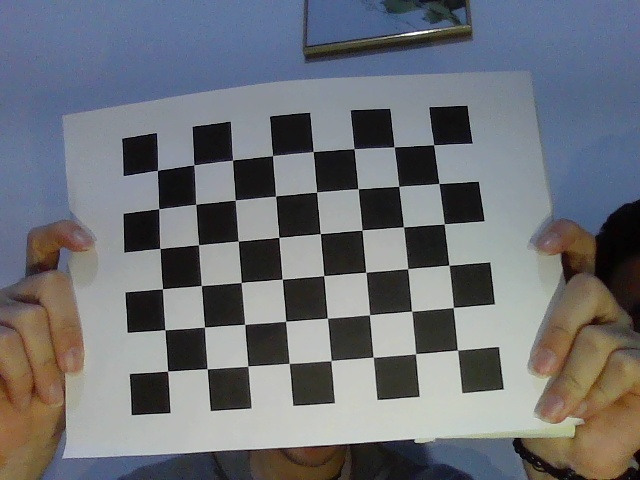
#> input picture cam_calibration/captured_images/image_01.jpg, 640 x 480 px; its folder holds only this picture in this run
$ python camera_calibrator.py
#> lines starting #> are read from the running program, lines starting #| are printed output that depends on the picture; after the words box and inside, x2 and y2 are one past the last pixel; in counts of white or black regions, pixels touching at a corner belong together; long printed decimals are rounded
import cv2
import numpy as np
import glob
import pickle
import os

# Chessboard size (inner corners: 8x6 for a 9x7 grid of squares)
CHECKERBOARD = (8, 6)  # 8 columns, 6 rows of inner corners
SQUARE_SIZE = 0.025  # Size of each square in meters (25mm = 0.025m)

# Prepare object points (3D points of chessboard corners in real world)
objp = np.zeros((CHECKERBOARD[0] * CHECKERBOARD[1], 3), np.float32)
objp[:, :2] = np.mgrid[0:CHECKERBOARD[0], 0:CHECKERBOARD[1]].T.reshape(-1, 2)
objp *= SQUARE_SIZE  # Scale by square size

# Arrays to store object points and image points
objpoints = []  # 3D points in real world
imgpoints = []  # 2D points in image plane

# Load images from captured_images folder
images = glob.glob('captured_images/image_*.jpg')  # Matches image_01.jpg to image_19.jpg
print(f"Found {len(images)} images: {images}")  # Debug: Verify images are loaded

# Create a folder to save images with detected corners
if not os.path.exists('corners_detected'):
    os.makedirs('corners_detected')

# Criteria for corner detection
criteria = (cv2.TERM_CRITERIA_EPS + cv2.TERM_CRITERIA_MAX_ITER, 30, 0.001)

# Variable to store image dimensions
img_shape = None

for idx, fname in enumerate(images):
    img = cv2.imread(fname)
#> img is the input picture: shape (480, 640, 3); mean B, G, R 118.3, 112.7, 109.8
    if img is None:
        print(f"Failed to load image: {fname}")
        continue

    gray = cv2.cvtColor(img, cv2.COLOR_BGR2GRAY)
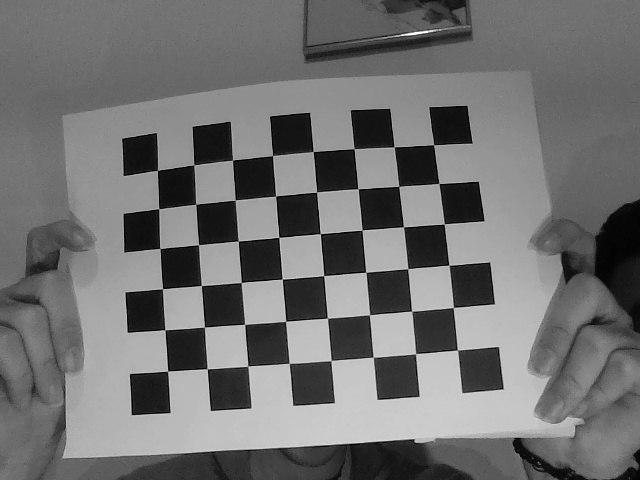
#> gray: shape (480, 640); min 0, max 255, mean 112.5

    # Preprocess image to improve corner detection
    gray = cv2.equalizeHist(gray)  # Enhance contrast
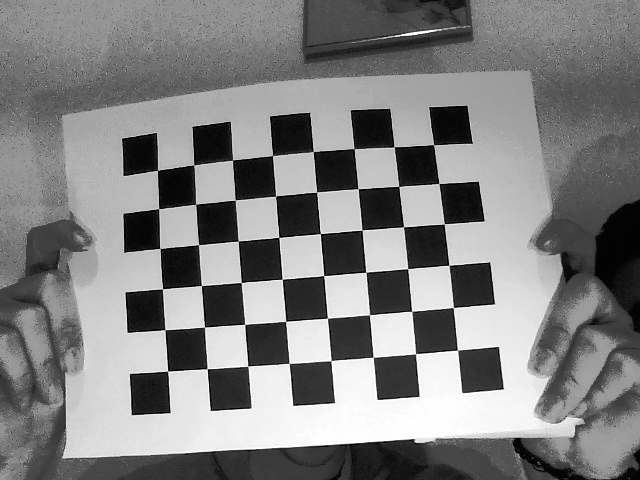
#> gray: shape (480, 640); min 0, max 255, mean 128.5

    # Store image dimensions
    if img_shape is None:
        img_shape = gray.shape[::-1]  # (width, height)
#> img_shape = (640, 480)

    # Find chessboard corners with additional flags
    flags = cv2.CALIB_CB_ADAPTIVE_THRESH + cv2.CALIB_CB_NORMALIZE_IMAGE + cv2.CALIB_CB_FAST_CHECK
    ret, corners = cv2.findChessboardCorners(gray, CHECKERBOARD, flags=flags)
#> ret = True; corners = 48 rows, first 8: [157.5, 170.6], [193.7, 164.7], [232.5, 160.2], [272.5, 155.5], [313.3, 151.6], [354.1, 148.6], [394.1, 146.8], [433.5, 144.7]

    if ret:
        print(f"Corners detected in {fname}")
        objpoints.append(objp)
        # Refine corner positions
        corners2 = cv2.cornerSubPix(gray, corners, (11, 11), (-1, -1), criteria)
#> corners2 = 48 rows, first 8: [157.5, 170.3], [193.7, 164.8], [232.5, 160.1], [272.6, 155.6], [313.2, 151.6], [354.1, 148.6], [394.2, 146.9], [433.6, 144.7]
        imgpoints.append(corners2)

        # Draw and save corners for verification
        cv2.drawChessboardCorners(img, CHECKERBOARD, corners2, ret)
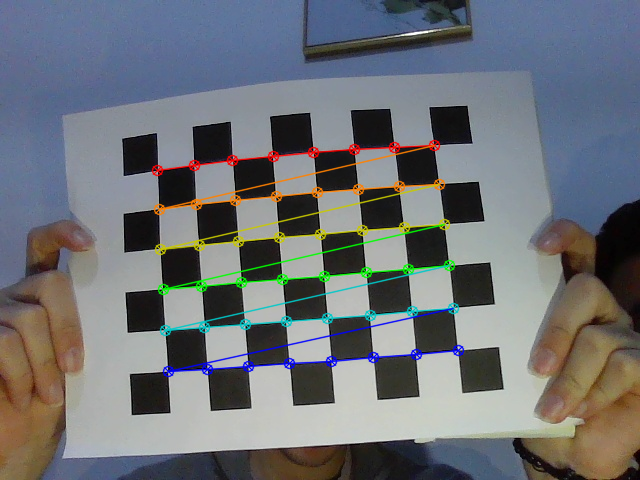
#> img: shape (480, 640, 3); 4.26% of pixels changed, all inside (x1, y1, x2, y2) = (151, 139, 465, 378)
        cv2.imwrite(f'corners_detected/corners_{idx:02d}.jpg', img)
    else:
        print(f"No corners detected in {fname}")

# Check if we have enough data for calibration
if not objpoints or not imgpoints:
    raise ValueError("No chessboard corners detected in any images. Check your images or chessboard pattern.")

# Calibrate camera using stored image dimensions
ret, mtx, dist, rvecs, tvecs = cv2.calibrateCamera(objpoints, imgpoints, img_shape, None, None)
#> ret = 0.371; mtx = [[1003.5, 0, 292.9], [0, 997.1, 204.8], [0, 0, 1]]; dist = [[-2.27, 40.43, 0.0801, 0.0228, -345.8]]; rvecs = ([-0.119, 0.0897, -0.085],); tvecs = ([-0.0869, -0.0233, 0.61],)

# Save calibration parameters
calibration_data = {
    'camera_matrix': mtx,
    'distortion_coefficients': dist
}
#> calibration_data = {'camera_matrix': [[1003.5, 0, 292.9], [0, 997.1, 204.8], [0, 0, 1]], 'distortion_coefficients': [[-2.27, 40.43, 0.0801, 0.0228, -345.8]]}
with open('calibration_data.pkl', 'wb') as f:
    pickle.dump(calibration_data, f)

# Print results
print("Camera Matrix (K):\n", mtx)
#| Camera Matrix (K):
#|  [[1.00345370e+03 0.00000000e+00 2.92927577e+02]
#|  [0.00000000e+00 9.97057572e+02 2.04762082e+02]
#|  [0.00000000e+00 0.00000000e+00 1.00000000e+00]]
print("Distortion Coefficients:\n", dist)
#| Distortion Coefficients:
#|  [[-2.27307913e+00  4.04278597e+01  8.01085354e-02  2.27620601e-02
#|   -3.45769473e+02]]

# Test undistortion on the last image
img = cv2.imread(images[-1])
h, w = img.shape[:2]
#> h = 480; w = 640
newcameramtx, roi = cv2.getOptimalNewCameraMatrix(mtx, dist, (w, h), 1, (w, h))
#> newcameramtx = [[1003.5, 0, 292.9], [0, 810.9, 211.4], [0, 0, 1]]; roi = (0, 45, 639, 390)
undistorted = cv2.undistort(img, mtx, dist, None, newcameramtx)
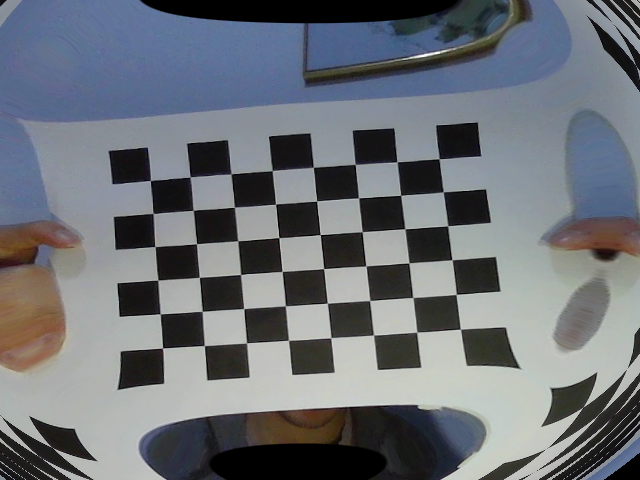
#> undistorted: shape (480, 640, 3); mean B, G, R 118.9, 112.9, 108.4
cv2.imwrite('undistorted_last.jpg', undistorted)

$ run again, on cam_calibration/captured_images/image_05.jpg
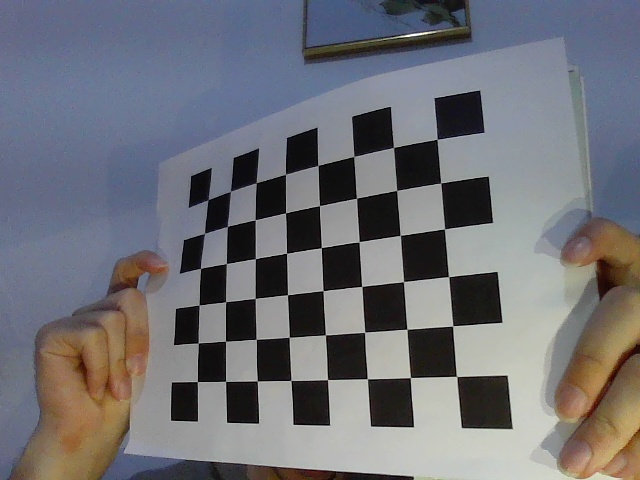
#> input picture cam_calibration/captured_images/image_05.jpg, 640 x 480 px
#> img is the input picture: shape (480, 640, 3); mean B, G, R 118.2, 112.1, 111.5
#> `gray = cv2.equalizeHist(gray)`:
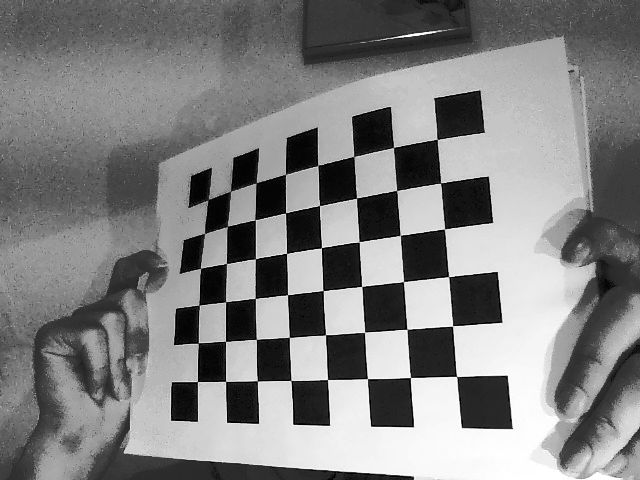
#> gray: shape (480, 640); min 0, max 255, mean 128.7
#> `ret, corners = cv2.findChessboardCorners(gray, CHECKERBOARD, flags=fla..`: ret = True; corners = 48 rows, first 8: [208.3, 199.4], [230.6, 191.1], [256.2, 183.1], [285.5, 174.5], [317.9, 165.1], [353.7, 156.6], [393.5, 147.5], [437.3, 139.5]
#> corners2 = 48 rows, first 8: [207.9, 199.8], [230.6, 191.3], [255.9, 182.7], [285.5, 174.3], [317.8, 165.4], [353.8, 156.5], [393.5, 147.5], [436.9, 139.4]
#> img: shape (480, 640, 3); 3.87% of pixels changed, all inside (x1, y1, x2, y2) = (191, 133, 464, 389)
#> `ret, mtx, dist, rvecs, tvecs = cv2.calibrateCamera(objpoints, imgpoint..`: ret = 0.815; mtx = [[601.9, 0, 484.2], [0, 497.7, 141.4], [0, 0, 1]]; dist = [[-1.04, 1.15, 0.174, -0.102, -0.746]]; rvecs = ([-0.127, 0.49, -0.163],); tvecs = ([-0.175, 0.0309, 0.376],)
#> calibration_data = {'camera_matrix': [[601.9, 0, 484.2], [0, 497.7, 141.4], [0, 0, 1]], 'distortion_coefficients': [[-1.04, 1.15, 0.174, -0.102, -0.746]]}
#| Camera Matrix (K):
#|  [[601.905    0.         484.165]
#|  [  0.         497.728 141.356]
#|  [  0.           0.           1.        ]]
#| Distortion Coefficients:
#|  [[-1.038  1.149  0.1743 -0.1022 -0.7463  ]]
#> newcameramtx = [[482.2, 0, 387.9], [0, 319.3, 223.6], [0, 0, 1]]; roi = (0, 133, 512, 283)
#> `undistorted = cv2.undistort(img, mtx, dist, None, newcameramtx)`:
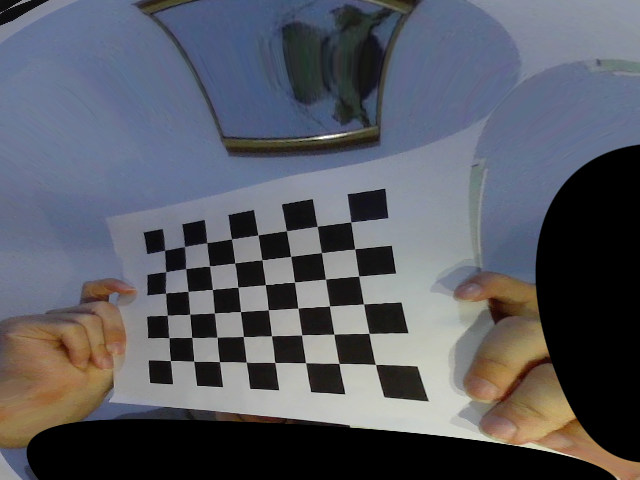
#> undistorted: shape (480, 640, 3); mean B, G, R 98.3, 90, 87.5

$ run again, on cam_calibration/captured_images/image_06.jpg
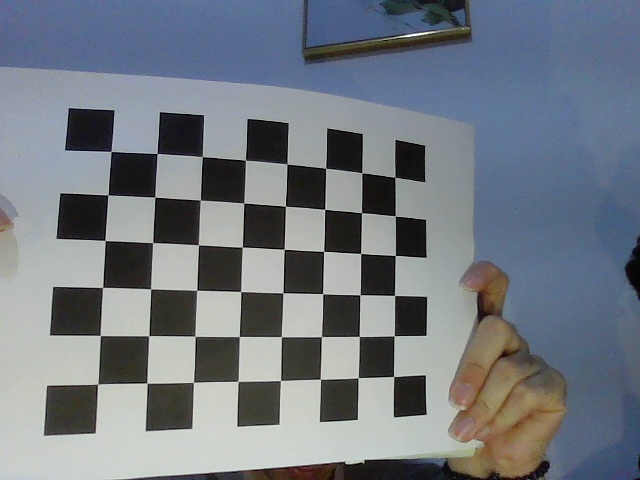
#> input picture cam_calibration/captured_images/image_06.jpg, 640 x 480 px
#> img is the input picture: shape (480, 640, 3); mean B, G, R 129.5, 121.3, 114.6
#> `gray = cv2.equalizeHist(gray)`:
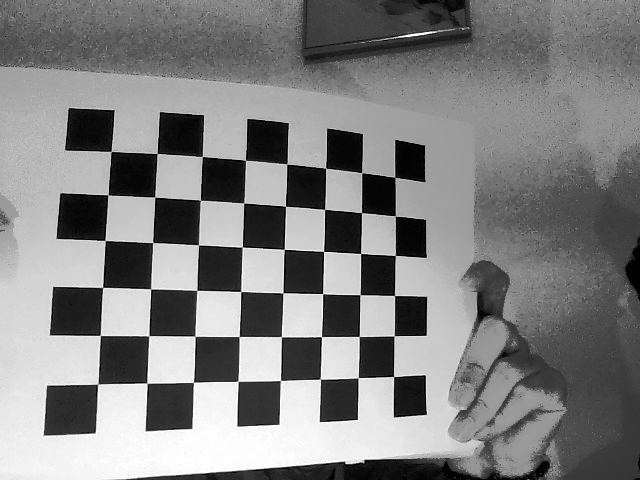
#> gray: shape (480, 640); min 0, max 255, mean 128.6
#> `ret, corners = cv2.findChessboardCorners(gray, CHECKERBOARD, flags=fla..`: ret = True; corners = 48 rows, first 8: [111.2, 151.5], [157.3, 153.5], [202.3, 156.5], [245.5, 160.3], [286.7, 164], [325.7, 168.4], [361.8, 172.7], [394.8, 177.3]
#> corners2 = 48 rows, first 8: [110.9, 151.4], [157.2, 153.4], [202.4, 156.6], [245.4, 160.2], [286.8, 163.9], [325.5, 168.2], [361.7, 172.6], [394.8, 177.4]
#> img: shape (480, 640, 3); 4.35% of pixels changed, all inside (x1, y1, x2, y2) = (92, 145, 402, 391)
#> `ret, mtx, dist, rvecs, tvecs = cv2.calibrateCamera(objpoints, imgpoint..`: ret = 0.43; mtx = [[637.4, 0, 502.7], [0, 816.7, 276.5], [0, 0, 1]]; dist = [[-1.01, 0.967, 0.0125, -0.273, -1.09]]; rvecs = ([-0.0945, -0.475, 0.0188],); tvecs = ([-0.238, -0.0701, 0.462],)
#> calibration_data = {'camera_matrix': [[637.4, 0, 502.7], [0, 816.7, 276.5], [0, 0, 1]], 'distortion_coefficients': [[-1.01, 0.967, 0.0125, -0.273, -1.09]]}
#| Camera Matrix (K):
#|  [[637.415   0.         502.665]
#|  [  0.         816.735 276.523]
#|  [  0.           0.           1.        ]]
#| Distortion Coefficients:
#|  [[-1.008  0.9671  0.01247  -0.2726 -1.090]]
#> newcameramtx = [[359.8, 0, 283.8], [0, 374.6, 217.4], [0, 0, 1]]; roi = (50, 91, 311, 215)
#> `undistorted = cv2.undistort(img, mtx, dist, None, newcameramtx)`:
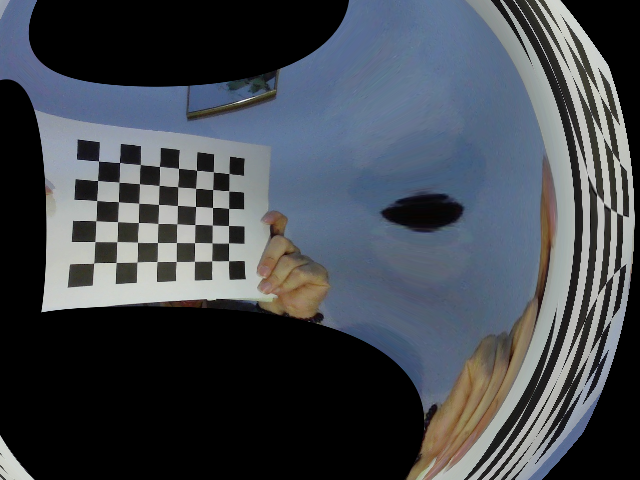
#> undistorted: shape (480, 640, 3); mean B, G, R 79, 72.1, 66.9

$ run again, on cam_calibration/captured_images/image_07.jpg
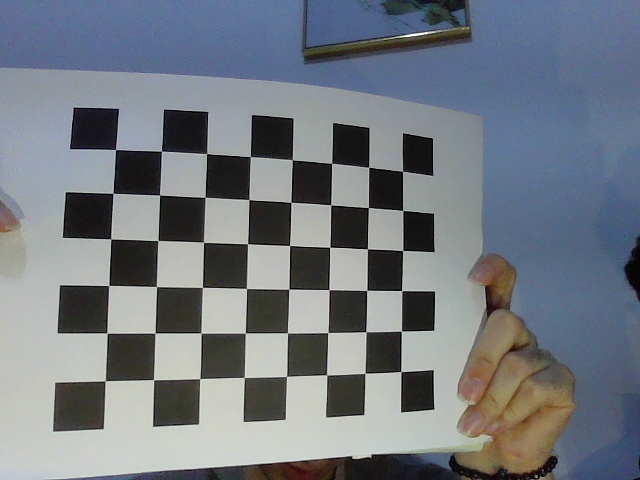
#> input picture cam_calibration/captured_images/image_07.jpg, 640 x 480 px
#> img is the input picture: shape (480, 640, 3); mean B, G, R 128.8, 121.4, 115.1
#> `gray = cv2.equalizeHist(gray)`:
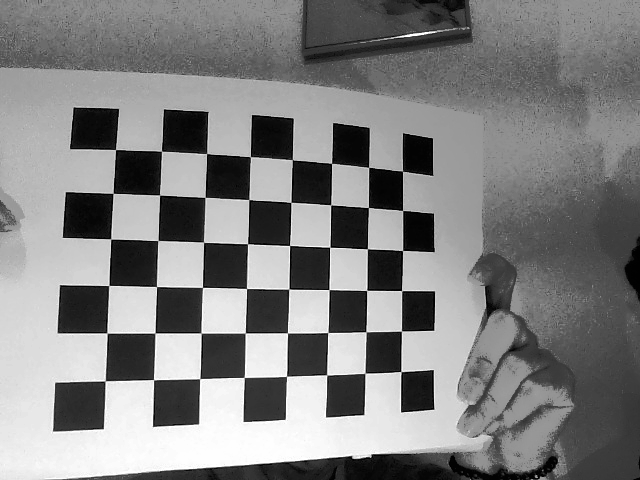
#> gray: shape (480, 640); min 0, max 255, mean 128.6
#> `ret, corners = cv2.findChessboardCorners(gray, CHECKERBOARD, flags=fla..`: ret = True; corners = 48 rows, first 8: [115.5, 149.6], [161.6, 151.2], [206.7, 153.5], [250.3, 156.7], [292.3, 159.7], [331.5, 163.5], [368.7, 167.5], [402.5, 171.3]
#> corners2 = 48 rows, first 8: [115.6, 149.4], [161.4, 151.3], [206.6, 153.7], [250.4, 156.7], [292.4, 159.8], [331.6, 163.2], [368.7, 167.4], [402.5, 171.2]
#> img: shape (480, 640, 3); 4.38% of pixels changed, all inside (x1, y1, x2, y2) = (99, 143, 410, 388)
#> `ret, mtx, dist, rvecs, tvecs = cv2.calibrateCamera(objpoints, imgpoint..`: ret = 0.451; mtx = [[526, 0, 489.7], [0, 666.6, 277.5], [0, 0, 1]]; dist = [[-0.616, 0.509, 0.00523, -0.186, -0.463]]; rvecs = ([-0.0447, -0.345, 0.0165],); tvecs = ([-0.23, -0.0711, 0.373],)
#> calibration_data = {'camera_matrix': [[526, 0, 489.7], [0, 666.6, 277.5], [0, 0, 1]], 'distortion_coefficients': [[-0.616, 0.509, 0.00523, -0.186, -0.463]]}
#| Camera Matrix (K):
#|  [[526.037   0.         489.671]
#|  [  0.         666.648 277.504]
#|  [  0.           0.           1.        ]]
#| Distortion Coefficients:
#|  [[-0.6164  0.5093  0.005227 -0.1858  -0.4631]]
#> newcameramtx = [[286.3, 0, 266.5], [0, 303, 302.4], [0, 0, 1]]; roi = (31, 176, 317, 215)
#> `undistorted = cv2.undistort(img, mtx, dist, None, newcameramtx)`:
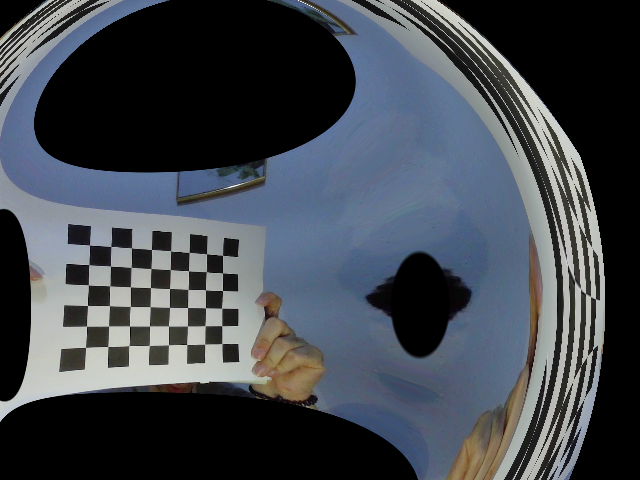
#> undistorted: shape (480, 640, 3); mean B, G, R 77.5, 70.1, 64.7
